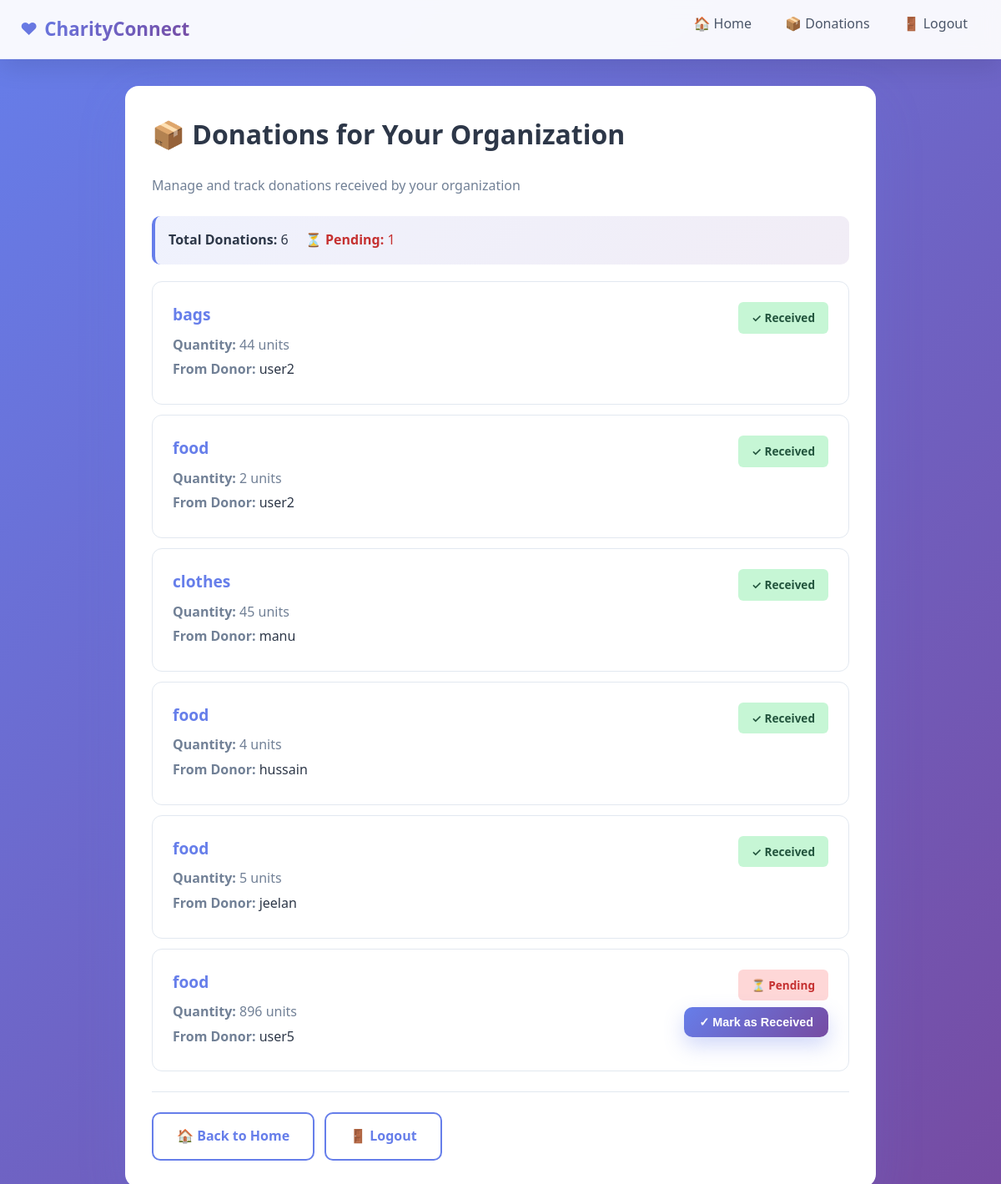
The page /ngo_view (signed in) on the database its author committed.
### models.py (models this page shows, shortened)
class Donation(db.Model):
    id = db.Column(db.Integer, primary_key=True)
    product_type = db.Column(db.String(100), nullable=False)
    quantity = db.Column(db.Integer, nullable=False)
    donor_id = db.Column(db.Integer, db.ForeignKey('user.id'), nullable=False)
    ngo_id = db.Column(db.Integer, db.ForeignKey('user.id'), nullable=False)
    status = db.Column(db.String(50), default='Pending')  # 'Pending' or 'Received'
    donor = db.relationship('User', foreign_keys=[donor_id])
    ngo = db.relationship('User', foreign_keys=[ngo_id])

class User(db.Model, UserMixin):
    id = db.Column(db.Integer, primary_key=True)
    username = db.Column(db.String(150), unique=True, nullable=False)
    email = db.Column(db.String(150), unique=True, nullable=False)
    password_hash = db.Column(db.String(128), nullable=False)
    role = db.Column(db.String(50), nullable=False)  # 'donor' or 'ngo'

### app.py (the view)
@app.route('/ngo_view')
@login_required
def ngo_view():
    if current_user.role != 'ngo':
        return jsonify({'error': 'Only NGOs can view donations'}), 403
    donations = Donation.query.filter_by(ngo_id=current_user.id).all()
    return render_template('ngo_view.html', donations=donations)

### app.py (called while the page is built)
@login_manager.user_loader
def load_user(user_id):
    return User.query.get(int(user_id))

### templates/ngo_view.html (shortened to what this page needs)
<!DOCTYPE html>
<html lang="en">
<head>
    <link rel="stylesheet" href="{{ url_for('static', filename='style.css') }}">
</head>
<body>
    <nav class="navbar">
        <div class="nav-inner">
            <a class="brand" href="{{ url_for('index') }}">CharityConnect</a>
            <ul class="nav-links">
                <li><a href="{{ url_for('index') }}">🏠 Home</a></li>
                <li><a href="{{ url_for('ngo_view') }}">📦 Donations</a></li>
                <li><a href="{{ url_for('logout') }}">🚪 Logout</a></li>
            </ul>
        </div>
    </nav>
    <div class="container">
        <h1>📦 Donations for Your Organization</h1>
        <p style="color: #718096; margin-bottom: 24px;">Manage and track donations received by your organization</p>
        {% if donations and donations|length > 0 %}
        <div style="margin-bottom: 24px;">
            <div style="background: linear-gradient(135deg, rgba(102, 126, 234, 0.1) 0%, rgba(118, 75, 162, 0.1) 100%); padding: 16px; border-radius: 10px; border-left: 4px solid #667eea; margin-bottom: 20px;">
                {% set pending_count = donations|selectattr('status', 'equalto', 'Pending')|list|length %}
                <p style="margin: 0; color: #2d3748;">
                    <strong>Total Donations:</strong> {{ donations|length }}
                    <span style="margin-left: 16px; color: #c53030;">
                        <strong>⏳ Pending:</strong> {{ pending_count }}
                    </span>
                </p>
            </div>
            <div style="display: grid; gap: 12px;">
                {% for donation in donations %}
                <div class="card" style="margin-bottom: 0;">
                    <div style="display: flex; justify-content: space-between; align-items: start; gap: 16px;">
                        <div style="flex: 1;">
                            <h3 style="margin-bottom: 8px; color: #667eea;">{{ donation.product_type }}</h3>
                            <p style="margin: 4px 0; color: #718096;">
                                <strong>Quantity:</strong> {{ donation.quantity }} units
                            </p>
                            <p style="margin: 4px 0; color: #718096;">
                                <strong>From Donor:</strong> <span style="color: #2d3748;">{{ donation.donor.username }}</span>
                            </p>
                        </div>
                        <div style="display: flex; flex-direction: column; gap: 8px; align-items: flex-end;">
                            <span style="display: inline-block; padding: 8px 16px; border-radius: 6px; font-size: 0.85rem; font-weight: 600;
                                {% if donation.status == 'Pending' %}
                                background: #fed7d7; color: #c53030;
                                {% else %}
                                background: #c6f6d5; color: #22543d;
                                {% endif %}
                            ">
                                {% if donation.status == 'Pending' %}⏳{% else %}✓{% endif %} {{ donation.status }}
                            </span>
                            {% if donation.status == 'Pending' %}
                            <button onclick="updateStatus({{ donation.id }})" class="btn btn-small" style="width: 100%;">
                                ✓ Mark as Received
                            </button>
                            {% endif %}
                        </div>
                    </div>
                </div>
                {% endfor %}
            </div>
        </div>
        {% else %}
        <div class="note">
            📭 No donations received yet. Share your organization profile with donors to start receiving donations!
        </div>
        {% endif %}
        <hr style="margin: 24px 0; border: none; border-top: 1px solid #e2e8f0;">
        <div style="display: flex; gap: 12px; flex-wrap: wrap;">
            <a href="{{ url_for('index') }}" class="btn btn-outline">🏠 Back to Home</a>
            <a href="/logout" class="btn btn-outline">🚪 Logout</a>
        </div>
    </div>
</body>
</html>

### static/style.css (style rules this page uses)
* { margin: 0; padding: 0; box-sizing: border-box; }
body { font-family: 'Segoe UI', Roboto, 'Helvetica Neue', -apple-system, sans-serif; background: linear-gradient(135deg, #667eea 0%, #764ba2 100%); min-height: 100vh; color: #2d3748; line-height: 1.6; }
.navbar { background: rgba(255, 255, 255, 0.95); backdrop-filter: blur(10px); border-bottom: 1px solid rgba(102, 126, 234, 0.1); position: sticky; top: 0; z-index: 50; box-shadow: 0 10px 30px rgba(0, 0, 0, 0.1); }
.nav-inner { max-width: 1200px; margin: 0 auto; display: flex; align-items: center; justify-content: space-between; padding: 16px 24px; }
.brand { font-weight: 800; background: linear-gradient(135deg, #667eea 0%, #764ba2 100%); -webkit-background-clip: text; -webkit-text-fill-color: transparent; background-clip: text; font-size: 1.4rem; text-decoration: none; display: flex; align-items: center; gap: 8px; }
.brand::before { content: '❤'; font-size: 1.3rem; }
.nav-links { list-style: none; display: flex; gap: 8px; align-items: center; }
.nav-links a { color: #4a5568; text-decoration: none; padding: 10px 16px; border-radius: 8px; font-weight: 500; transition: all 0.3s ease; position: relative; }
.nav-links a::after { content: ''; position: absolute; bottom: 0; left: 50%; width: 0; height: 2px; background: linear-gradient(135deg, #667eea 0%, #764ba2 100%); transition: all 0.3s ease; transform: translateX(-50%); }
.container { background: white; padding: 32px; border-radius: 16px; box-shadow: 0 20px 60px rgba(102, 126, 234, 0.15); max-width: 900px; margin: 32px auto; animation: fadeIn 0.6s ease; }
.card { background: white; border-radius: 12px; padding: 24px; border: 1px solid #e2e8f0; transition: all 0.3s ease; margin-bottom: 16px; }
ul, ol { padding-left: 24px; }
ul li, ol li { margin-bottom: 12px; color: #4a5568; }
a { color: #667eea; text-decoration: none; transition: all 0.3s ease; font-weight: 500; }
h1, h2, h3 { color: #2d3748; margin-bottom: 16px; font-weight: 700; }
h1 { font-size: 2rem; margin-bottom: 24px; }
h3 { font-size: 1.2rem; }
p { color: #4a5568; margin-bottom: 12px; }
.btn { padding: 14px 28px; background: linear-gradient(135deg, #667eea 0%, #764ba2 100%); color: white; border-radius: 10px; text-decoration: none; border: none; font-weight: 600; cursor: pointer; transition: all 0.3s ease; display: inline-flex; align-items: center; justify-content: center; gap: 8px; font-size: 1rem; box-shadow: 0 10px 25px rgba(102, 126, 234, 0.3); }
.btn-outline { background: transparent; color: #667eea; border: 2px solid #667eea; box-shadow: none; }
.btn-small { padding: 10px 18px; font-size: 0.9rem; }

### rows shown on the page
Donation: product_type "bags", quantity "44", donor.username "user2", status "Received"
Donation: product_type "food", quantity "2", donor.username "user2", status "Received"
Donation: product_type "clothes", quantity "45", donor.username "manu", status "Received"
Donation: product_type "food", quantity "4", donor.username "hussain", status "Received"
Donation: product_type "food", quantity "5", donor.username "jeelan", status "Received"
Donation: product_type "food", quantity "896", donor.username "user5", status "Pending"

### other values the page prints
{{ donations|length }} "6"
{{ pending_count }} "1"
